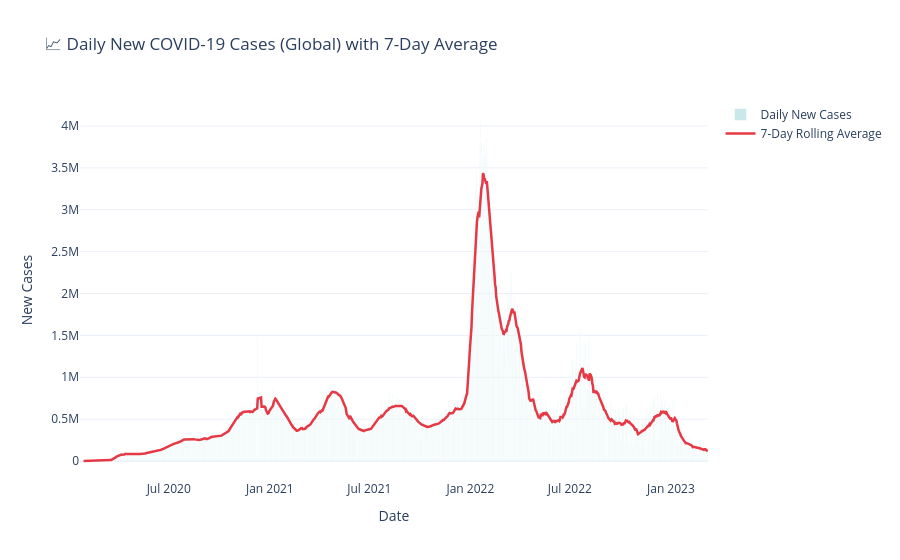

Source (notebook cell):
### Markdown cell above
## 📊 Step 4 — Daily New Cases (Global)

### Code cell
rolling_7 = global_df['daily_new'].rolling(7).mean()

fig = go.Figure()
fig.add_trace(go.Bar(
    x=global_df['date'], y=global_df['daily_new'],
    name='Daily New Cases', marker_color='#A8DADC', opacity=0.6
))
fig.add_trace(go.Scatter(
    x=global_df['date'], y=rolling_7,
    name='7-Day Rolling Average', line=dict(color='#E63946', width=2.5)
))
fig.update_layout(
    title='📈 Daily New COVID-19 Cases (Global) with 7-Day Average',
    xaxis_title='Date', yaxis_title='New Cases',
    hovermode='x unified', template='plotly_white'
)
fig.show()

### Figure 1 — Plotly figure (JSON) as saved in the notebook; plotly's stock layout.template omitted (floating-point values rounded to 4 significant figures; data arrays with more than 128 entries replaced by an {"elided": "..."} marker saying what was removed)
{"data": [{"marker": {"color": "#A8DADC"}, "name": "Daily New Cases", "opacity": 0.6, "type": "bar", "x": {"elided": "1143 str values"}, "y": {"elided": "1143 float values"}}, {"line": {"color": "#E63946", "width": 2.5}, "name": "7-Day Rolling Average", "type": "scatter", "x": {"elided": "1143 str values"}, "y": {"elided": "1143 float values"}}], "layout": {"hovermode": "x unified", "title": {"text": "📈 Daily New COVID-19 Cases (Global) with 7-Day Average"}, "xaxis": {"title": {"text": "Date"}}, "yaxis": {"title": {"text": "New Cases"}}}}
